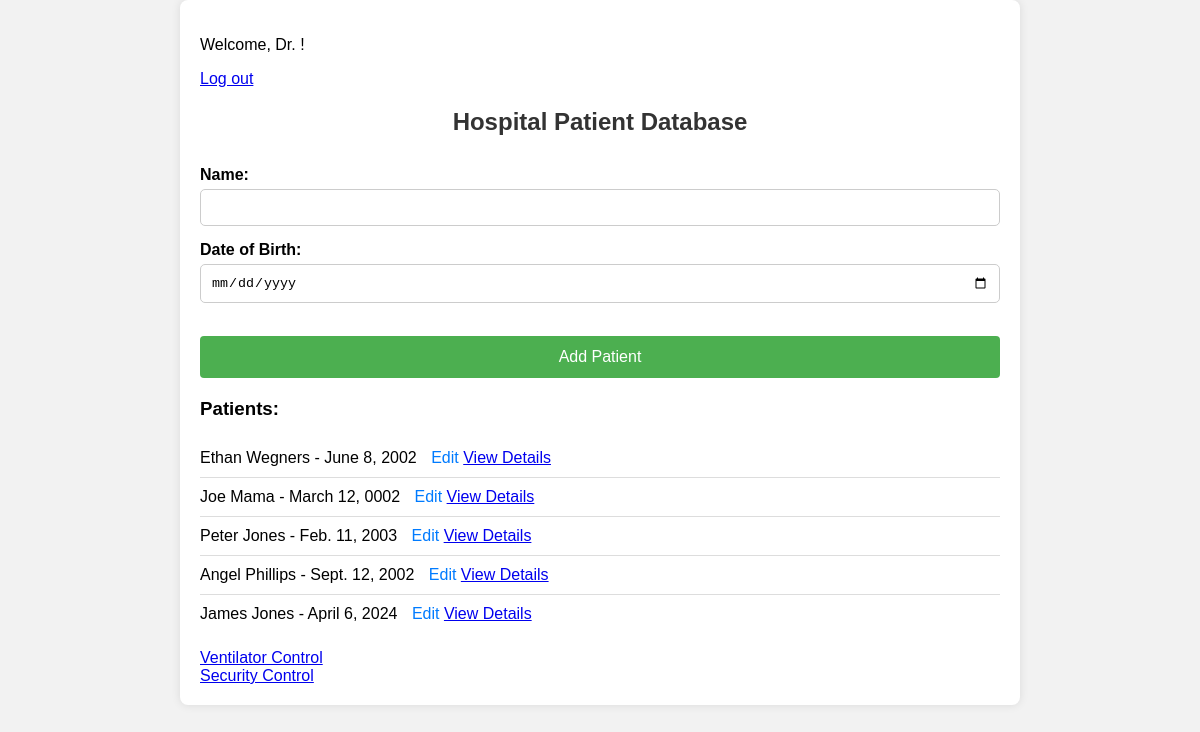
The app's page / (signed in), older data.
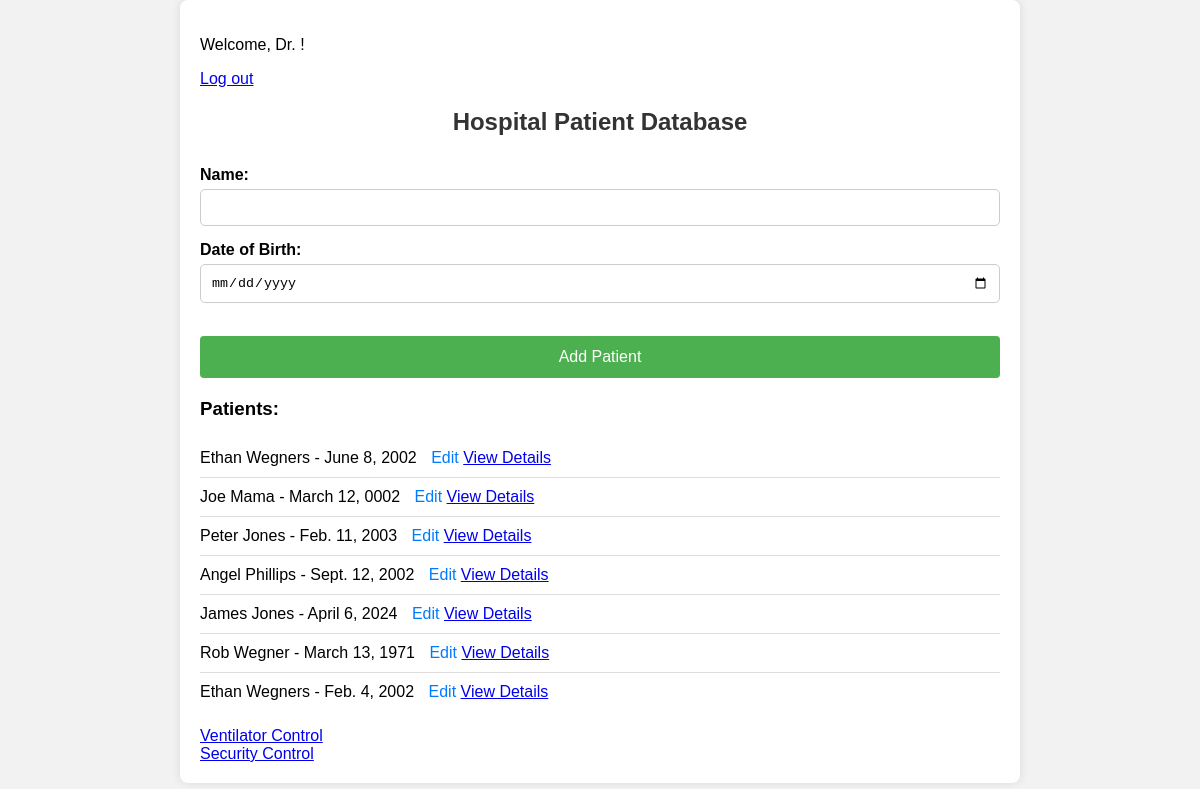
The same page, newer data.
### patients/models.py (models this page shows, shortened)
class Patient(models.Model):
    name = models.CharField(max_length=100)
    date_of_birth = models.DateField()

### accounts/views.py (the view)
# urls.py: path('', home_view, name='home'),
def home_view(request):
    patients = Patient.objects.all()  # Fetch all patients from the database
    return render(request, 'home.html', {'patients': patients})

### templates/home.html (shortened to what this page needs)
<!DOCTYPE html>
<html lang="en">
<head>
</head>
<body>
    <div class="container">
        {% if user.is_authenticated %}
            <p>Welcome, Dr. {{ user.first_name }} {{ user.last_name }}!</p>
            <p><a href="{% url 'logout' %}">Log out</a></p>
        {% endif %}
        <h2>Hospital Patient Database</h2>
        <form method="post" action="{% url 'add_patient' %}">
            <label for="name">Name:</label>
            <input type="text" id="name" name="name" required><br>
            <label for="date_of_birth">Date of Birth:</label>
            <input type="date" id="date_of_birth" name="date_of_birth" required><br><br>
            <button type="submit">Add Patient</button>
        </form>
        {% if user.is_authenticated %}
            <h3>Patients:</h3>
            <ul>
                {% for patient in patients %}
                    <li>{{ patient.name }} - {{ patient.date_of_birth }}
                        <a class="edit-link" href="{% url 'edit_patient' patient.id %}">Edit</a>
                        <a href="{% url 'patient_detail' patient.id %}">View Details</a>
                    </li>
                {% endfor %}
            </ul>
        {% else %}
            <p>You are not logged in. Please <a href="{% url 'login' %}">login</a>.</p>
        {% endif %}
        <a href="{% url 'ventilator_control' %}">Ventilator Control</a><br>
        <a href="{% url 'security_control' %}">Security Control</a>
    </div>
</body>
</html>

### templates/home.html (style rules this page uses)
body { font-family: Arial, sans-serif; margin: 0; padding: 0; background-color: #f2f2f2; }
.container { max-width: 800px; margin: auto; padding: 20px; background-color: #fff; border-radius: 8px; box-shadow: 0 0 10px rgba(0, 0, 0, 0.1); }
h2 { color: #333; text-align: center; margin-bottom: 30px; }
form { margin-bottom: 20px; }
label { font-weight: bold; display: block; margin-bottom: 5px; }
input[type="text"], input[type="date"] { width: 100%; padding: 10px; margin-bottom: 15px; border: 1px solid #ccc; border-radius: 5px; box-sizing: border-box; }
button[type="submit"] { background-color: #4CAF50; color: white; padding: 12px 20px; border: none; border-radius: 4px; cursor: pointer; width: 100%; font-size: 16px; }
ul { list-style-type: none; padding: 0; }
li { border-bottom: 1px solid #ddd; padding: 10px 0; }
li:last-child { border-bottom: none; }
.edit-link { color: #007bff; text-decoration: none; margin-left: 10px; }

Row changes from the older to the newer data that the page shows:
added Patient: name "Rob Wegner", date_of_birth "March 13, 1971"
added Patient: name "Ethan Wegners", date_of_birth "Feb. 4, 2002"
